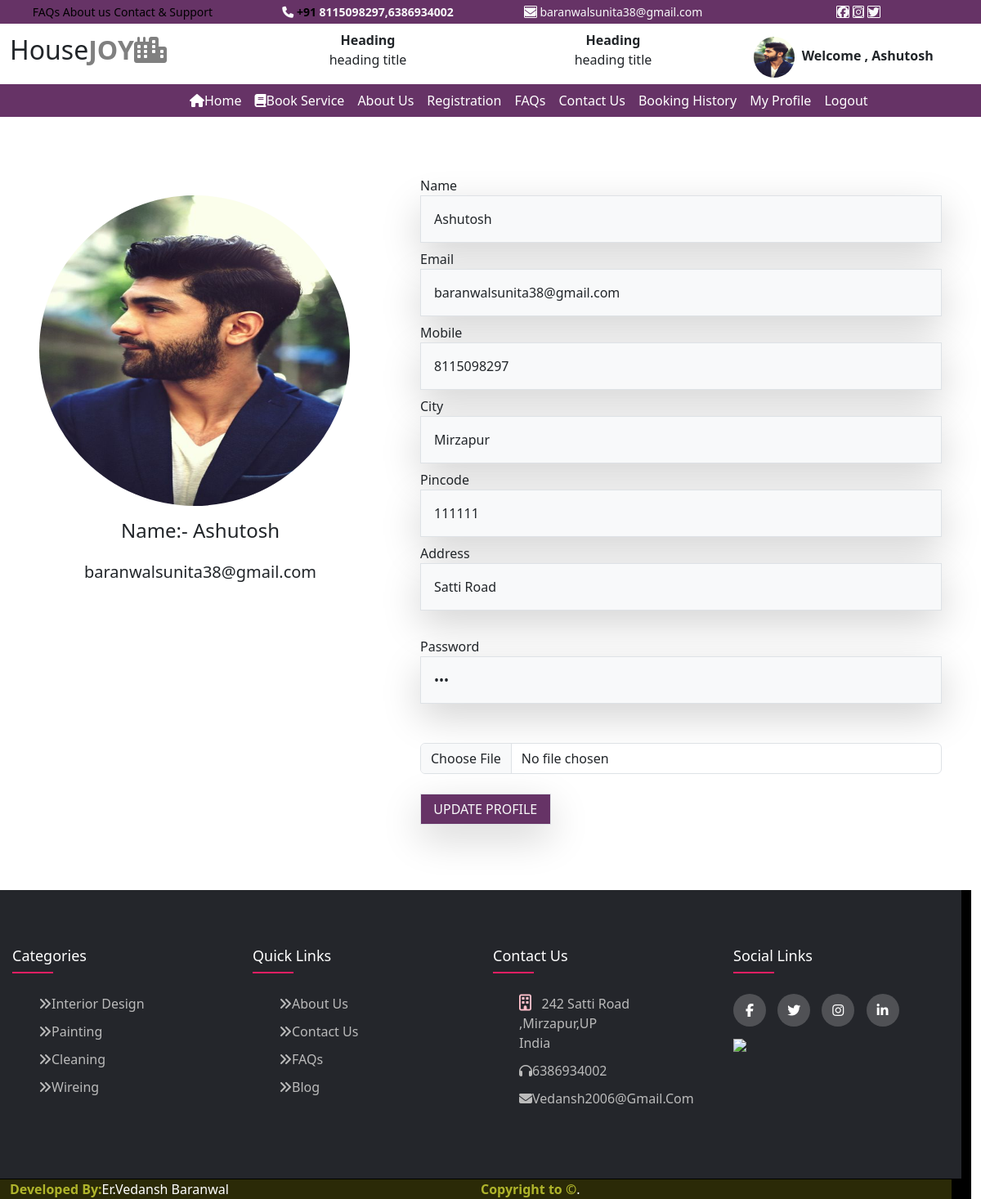
Page /profile/ (signed in) on the committed database.
### user/models.py (models this page shows)
class tbl_register(models.Model):
    name = models.CharField(max_length=50, null=True)
    email = models.CharField(max_length=50,primary_key=True)
    mobile = models.CharField(max_length=16, null=True)
    pincode = models.IntegerField(null=True)
    city = models.CharField(max_length=50,null=True)
    address = models.TextField(null=True)
    passwd = models.CharField(max_length=25,null=True)
    picture = models.ImageField(upload_to='static/profilepicture/',null=True)

### user/views.py (the view, shortened to what this page needs)
# urls.py: path('profile/',views.profile),
def profile(request):
    user=request.session.get('email')
    user=request.session.get('email')
    data=tbl_register.objects.all().filter(email=user)
    md={"userinfo":data}
    return render(request,'profile.html',md)

### templates/profile.html (shortened to what this page needs)
{% extends 'base.html'  %}
{% load static %}
{% block childpage %}
{% for i in userinfo %}
 <div class="row">
    <div class="row py-5 ">
        <div class="col-5 p-5 ">
            <img src="../{{i.picture}}" style="border-radius:50%;height:380px;width:380px;" class="img-fluid" />
            <h4 class="text-center p-3" >Name:- {{i.name}}</h4>
            <h5 class="text-center mx-auto ">{{i.email}}</h5>
        </div>
        <div class="col-sm-7 p-4">
             <form  method="post" enctype="multipart/form-data">
                Name</br><input type="text" name="name" value="{{i.name}}" class="form-control shadow-lg p-3 mb-2 bg-body-tertiary rounded-0" placeholder="Name..." required/>
                Email</br><input type="email" name="email" value="{{i.email}}" class="form-control shadow-lg p-3 mb-2 bg-body-tertiary rounded-0" placeholder="Email..." required/>
                Mobile</br><input type="mobile" name="mobile" value="{{i.mobile}}" class="form-control shadow-lg p-3 mb-2 bg-body-tertiary rounded-0" placeholder="Mobile..." required/>
                City</br><input type="city" name="city" value="{{i.city}}" class="form-control shadow-lg p-3 mb-2 bg-body-tertiary rounded-0" placeholder="City..." required/>
                Pincode</br><input type="pincode" name="pincode" value="{{i.pincode}}" class="form-control shadow-lg p-3 mb-2 bg-body-tertiary rounded-0" placeholder="PinCode..." required/>
                Address</br><input type="address" name="address" value="{{i.address}}" class="form-control shadow-lg p-3 mb-2 bg-body-tertiary rounded-0" placeholder="Address..." required></textarea></br>
                Password</br><input type="password" name="passwd" value="{{i.passwd}}" class="form-control shadow-lg p-3 mb-2 bg-body-tertiary rounded-0" placeholder="Address..." required></textarea></br>
                 <input type="file" value="{{i.fu}}" required name="fu"  class="form-control mt-3"/><br/>
                 <input type="submit"  style=":red;" value="UPDATE PROFILE" class="form-control shadow-lg mb-2 rounded-0 bg-mycolor2 text-light w-25"/>
            </form>
    </div>
</div>
     {% endfor %}
     {% endblock %}

### templates/base.html (shortened to what this page needs)
 <!DOCTYPE html>
{%load static %}
<html lang="en">
<head>
    <link href="{% static 'css/bootstrap.css' %}" rel="stylesheet"/>
    <link href="{% static 'css/all.css' %}" rel="stylesheet"/>
</head>
<body>
<div class="container-fluid">
    <div class="row t1 bg-mycolor2 text-light text-center py-1">
        <div class="col-sm-3">
            <a style="color:black;" href="/faqs/" target="/">FAQs </a>
            <a style="color:black;" href="#">About us </a>
            <a style="color:black;" href="/contact/" target="/">Contact & Support </a>
        </div>
        <div class="col-sm-3">
            <i  class="fa-solid fa-phone"></i>
            <b style="color:black;">+91</b> <b>8115098297,6386934002</b>
        </div>
        <div class="col-sm-3">
            <i class="fa-solid fa-envelope ic"></i>
            {{ request.session.email }}
        </div>
        <div class="col-sm-3">
<i class="fa-brands fa-facebook ic"></i>
<i class="fa-brands fa-instagram ic"></i>
<i class="fa-brands fa-twitter ic"></i>
        </div>
    </div>
    <div class="row t2 py-2">
        <div class="col-sm-3 fs-2">
            House<b style="color:grey;">JOY<i class="fa-solid fa-city"></i></b>
        </div>
        <div class="col-sm-3 text-end text-center">
            <b>Heading</b><br/>
            heading title
        </div>
        <div class="col-sm-3 text-end text-center">
            <b>Heading</b><br/>
            heading title
        </div>
        <div class="col-sm-3 text-center pe-5 pt-2">
            {% if not request.session.email %}
            <img src="{% static 'images/about.jpg' %}" height="50px"
                 width="50px" style="border-radius:50%"/> RAM
            {% else %}
            <img src="/{{request.session.picture}}" height="50px"
                 width="50px" style="border-radius:50%"/>&nbsp;
            <b>Welcome  , {{ request.session.name}} </b>
            {% endif %}
</div>
    </div>
<div class="row menu bg-mycolor2" style="min-height:40px;">
    <div class="col-sm-2"></div>
    <div class="col-sm-10">
        <nav class="navbar navbar-expand-lg bg-body-tertiary p-0" id="menu">
  <div class="container-fluid">
    <div class="collapse navbar-collapse" id="navbarSupportedContent">
      <ul class="navbar-nav me-auto mb-2 mb-lg-0">
        <li class="nav-item">
          <a class="nav-link active" aria-current="page" href="/home/"><i class="fa-solid fa-house"></i>Home</a>
        </li>
        <li class="nav-item">
          <a class="nav-link" href="/allservices/" target="/"><i class="fa-solid fa-book"></i>Book Service</a>
        </li>
          <li class="nav-item">
          <a class="nav-link" href="/about/" target="/">About Us</a>
        </li>
          <li class="nav-item">
          <a class="nav-link" href="/Registration/" target="/">Registration</a>
        </li>
          <li class="nav-item">
          <a class="nav-link" href="/faqs/" target="_blank">FAQs</a>
        </li>
          <li class="nav-item">
          <a class="nav-link" href="/contact/" target="/">Contact Us</a>
        </li>
          {%  if not  request.session.email %}
          <li class="nav-item">
          <a class="nav-link" href="/login/" target="/"><i class="fa-solid fa-user"></i>Login</a>
        </li>
          {% else %}
          <li class="nav-item">
          <a class="nav-link" href="/history/" target="_blank">Booking History</a>
        </li>
          <li class="nav-item">
          <a class="nav-link" href="/profile/" target="/">My Profile</a>
        </li>
          <li class="nav-item">
          <a class="nav-link" href="/logout/" target="/">Logout</a>
        </li>
          {% endif %}
      </ul>
    </div>
  </div>
</nav>
    </div>
</div>
  <div class="row">
    <div class="col-sm-12" style="min-height:500px;">
         {% block childpage %}
         {% endblock %}
         </div>
  </div>
<div class="row ufooter" >
    <footer class="footer">
  	 <div class="container-fluid">
  	 	<div class="row">
  	 		<div class="footer-col">
  	 			<h4>Categories</h4>
  	 			<ul>
  	 				<li><a href="#"><i class="fa-solid fa-angles-right"></i>Interior Design</a></li>
  	 				<li><a href="#"><i class="fa-solid fa-angles-right"></i>Painting</a></li>
  	 				<li><a href="#"><i class="fa-solid fa-angles-right"></i>Cleaning</a></li>
  	 				<li><a href="#"><i class="fa-solid fa-angles-right"></i>Wireing</a></li>
  	 			</ul>
  	 		</div>
  	 		<div class="footer-col">
  	 			<h4>Quick Links</h4>
  	 			<ul>
  	 				<li><a href="#"><i class="fa-solid fa-angles-right"></i>About Us</a></li>
  	 				<li><a href="#"><i class="fa-solid fa-angles-right"></i>Contact Us</a></li>
  	 				<li><a href="#"><i class="fa-solid fa-angles-right"></i>FAQs</a></li>
  	 				<li><a href="#"><i class="fa-solid fa-angles-right"></i>Blog</a></li>
  	 			</ul>
  	 		</div>
  	 		<div class="footer-col">
  	 			<h4>Contact Us</h4>
  	 			<ul>
  	 				<li><a href="#"><i class=" fa-regular fa-building fs-5 " style="color:pink;text-align:left;"></i>&nbsp;&nbsp;&nbsp;242 Satti Road ,Mirzapur,UP<br>India</br></a></li>
  	 				<li><a href="#"><i class="fa-solid fa-headphones"></i>6386934002</a></li>
  	 				<li><a href="#"><i class="fa-solid fa-envelope"></i>vedansh2006@gmail.com</a></li>
  	 			</ul>
  	 		</div>
  	 		<div class="footer-col">
  	 			<h4>Social Links</h4>
  	 			<div class="social-links">
  	 				<a href="https://www.facebook.com"><i class="  fab fa-facebook-f"></i></a>
  	 				<a href="https://x.com/i/flow/login?redirect_after_login=%2Fhome"><i class="fab fa-twitter"></i></a>
  	 				<a href="https://www.instagram.com/accounts/login/"><i class="fab fa-instagram"></i></a>
  	 				<a href="https://www.youtube.com"><i class="fab fa-linkedin-in"></i></a></br>
                    <img src="{% static 'images/pla.png'%}"class="img-fluid"/>
  	 			</div>
  	 		</div>
  	 	</div>
  	 </div>
  </footer>
    <div class="row bfooter">
    <div class="col-sm-6"><b class="txt-color3">Developed By:</b>Er.Vedansh Baranwal</div>
    <div class="col-sm-6"><b class="txt-color3">Copyright to &copy;</b>.</div>
</div>
</div>
</div>
</body>
</html>

### templates/base.html (style rules this page uses)
body { overflow-x:hidden; }
:root { --bgcolor1:#006A4E; --bgcolor2:#663366; --bgcolor3:#AFB42B; }
.bg-mycolor2 { background:var(--bgcolor2); }
.txt-color3 { color:var(--bgcolor3); }
.t1 a { text-decoration:none; color:white; }
.t1 { font-size:14px; }
.ic { border:1px solid white; height:15px; width10px; text-align:center; line:height:20px; border-radius:1px; }
#menu { background:transparent !important; }
#menu ul li a { color:white; }
.ufooter { min-height:300px; background:black; }
.bfooter { background:#2B2A07; color:white; text-align:left; margin-top:1px; }
* { margin:0; padding:0; box-sizing: border-box; }
.row { display: flex; flex-wrap: wrap; }
ul { list-style: none; }
.footer { background-color: #24262b; padding: 70px 0; }
.footer-col { width: 25%; padding: 0 15px; }
.footer-col h4 { font-size: 18px; color: #ffffff; text-transform: capitalize; margin-bottom: 35px; font-weight: 500; position: relative; }
.footer-col h4::before { content: ''; position: absolute; left:0; bottom: -10px; background-color: #e91e63; height: 2px; box-sizing: border-box; width: 50px; }
.footer-col ul li:not(:last-child) { margin-bottom: 10px; }
.footer-col ul li a { font-size: 16px; text-transform: capitalize; color: #ffffff; text-decoration: none; font-weight: 300; color: #bbbbbb; display: block; transition: all 0.3s ease; }
.footer-col .social-links a { display: inline-block; height: 40px; width: 40px; background-color: rgba(255,255,255,0.2); margin:0 10px 10px 0; text-align:center; line-height: 40px; border-radius: 50%; color: #ffffff; transition: all 0.5s ease; }

### rows in the picture
tbl_register: session.email "baranwalsunita38@gmail.com", session.name "Ashutosh", picture (picture), name "Ashutosh", email "baranwalsunita38@gmail.com", mobile "8115098297", city "Mirzapur", pincode "111111", address "Satti Road"
